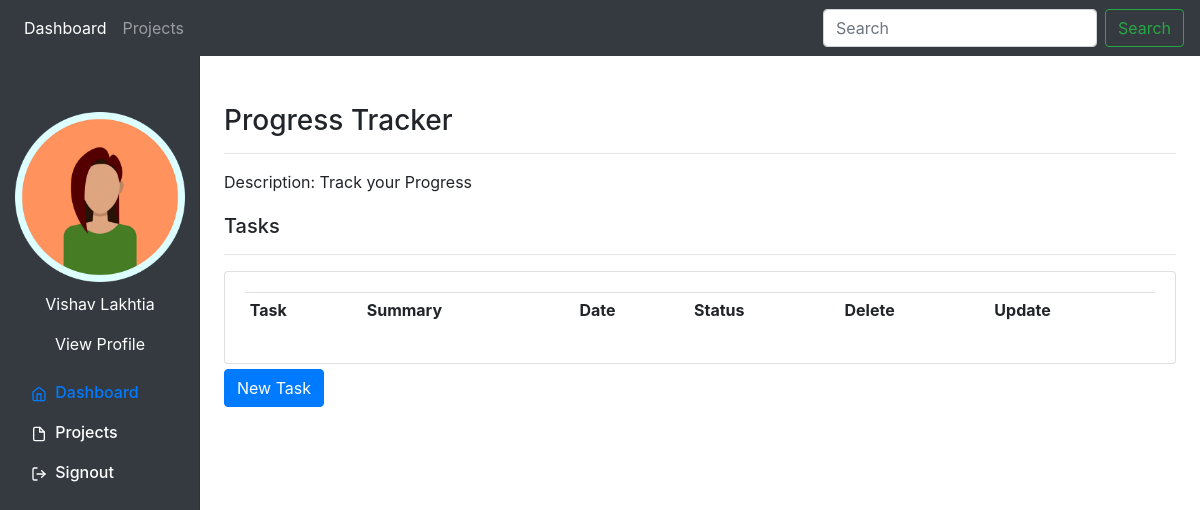
The app's page /project/1 (signed in), older data.
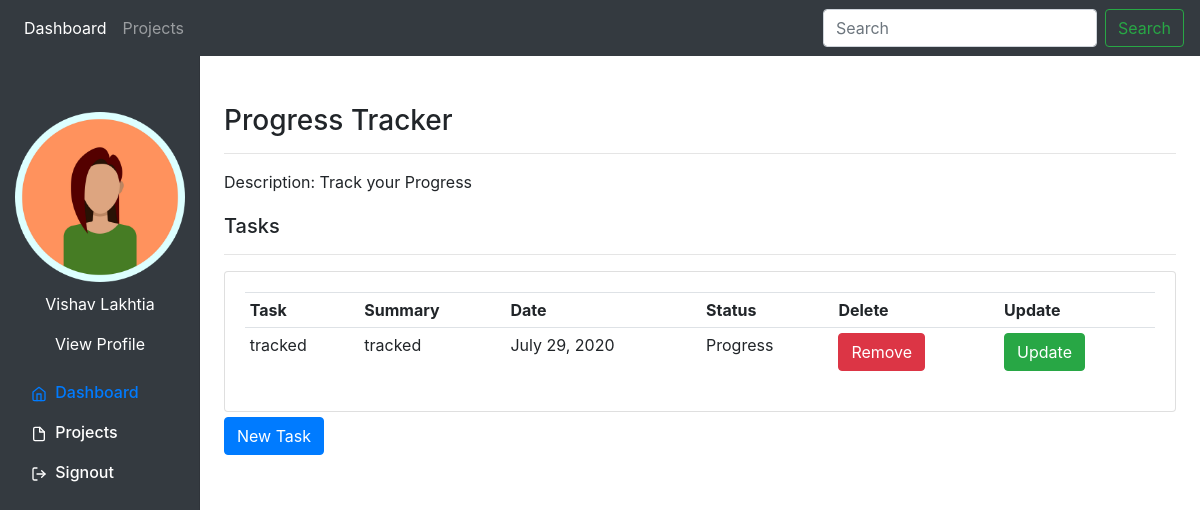
The same page, newer data.
### System/models.py (models this page shows, shortened)
class Task(models.Model):
    TASK_STATUS = (
        ("Pending", "Pending"),
        ("Progress", "Progress"),
        ("Completed", "Completed")
    )
    name = models.CharField(max_length=50, null=False, blank=False)
    summary = models.TextField(max_length=1000, null=False, blank=False)
    project = models.ForeignKey("Project", on_delete=models.CASCADE, null=True, related_name='projectTasks')
    date_created = models.DateField(auto_now=True)
    status = models.CharField(max_length=200, choices=TASK_STATUS, default="Pending", null=True)

### System/views.py (the view)
# urls.py: path('project/<int:pk>', views.project_view, name="project"),
@login_required(login_url='login')
def project_view(request, pk):
    project = Project.objects.get(id=pk)
    task = project.projectTasks.all()
    return render(request, "project_detail.html",
                  {
                      "project": project,
                      'tasks': task
                  })

### System/templates/project_detail.html (shortened to what this page needs)
{% extends "base.html" %}
{% block content %}
    <h3 style="margin-top: 5%">{{ project.name }}</h3>
    <hr>
    <p>Description: {{ project.description }}</p>
    <div class="row" style="margin-top: 20px">
	<div class="col-md-12">
		<h5>Tasks</h5>
		<hr>
		<div class="card card-body">
			<table class="table table-sm">
				<tr>
                    <th>Task</th>
					<th>Summary</th>
					<th>Date</th>
					<th>Status</th>
					<th>Delete</th>
					<th>Update</th>
				</tr>
				{% for task in tasks %}
					<tr>
						<td>{{task.name}}</td>
						<td>{{task.summary}}</td>
						<td>{{task.date_created}}</td>
						{% if task.status == "1"%}
							<td>Open</td>
						{% else %}
							<td>{{task.status}}</td>
						{% endif %}
						<td><button type="button" class="btn btn-danger" data-toggle="modal" data-target="#deleteModal">Remove</button>
						</td>
						<td><button type="button" class="btn btn-success">Update</button></td>
					</tr>
				{% endfor %}
			</table>
		</div>
        <a href="{% url 'newTask' %}"> <button type="button" class="btn btn-primary" style="margin-top: 5px">New Task</button></a>
	</div>
</div>
{% endblock%}

Row changes from the older to the newer data that the page shows:
added Task: name "tracked", summary "tracked", date_created "July 29, 2020", status "Progress"
